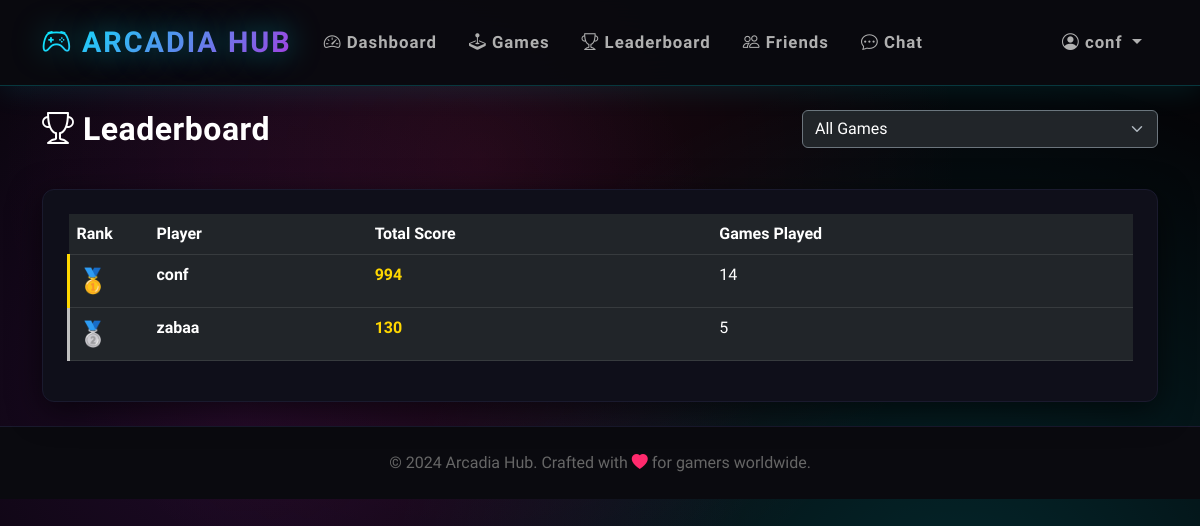
Page /leaderboard (signed in) on the committed database.
### models/models.py (models this page shows, shortened)
class User(db.Model):
    __tablename__ = 'users'
    user_id = db.Column(db.Integer, primary_key=True, autoincrement=True)
    username = db.Column(db.String(80), unique=True, nullable=False, index=True)
    email = db.Column(db.String(120), unique=True, nullable=False, index=True)
    password_hash = db.Column(db.String(256), nullable=False)
    created_at = db.Column(db.DateTime, default=datetime.utcnow)
    last_login = db.Column(db.DateTime, default=datetime.utcnow)
    streak = db.Column(db.Integer, default=0)
    coins = db.Column(db.Integer, default=100)
    xp = db.Column(db.Integer, default=0)
    player_level = db.Column(db.Integer, default=1)
    total_games_played = db.Column(db.Integer, default=0)
    total_score = db.Column(db.Integer, default=0)
    avatar_config = db.Column(db.Text, nullable=True)
    settings_config = db.Column(db.Text, default='{"theme": "dark", "sound": true}')
    is_online = db.Column(db.Boolean, default=False)
    last_seen = db.Column(db.DateTime, default=datetime.utcnow)
    scores = db.relationship('Score', backref='user', lazy='dynamic', cascade='all, delete-orphan')
    achievements = db.relationship('Achievement', backref='user', lazy='dynamic', cascade='all, delete-orphan')
    inventory = db.relationship('Inventory', backref='user', lazy='dynamic', cascade='all, delete-orphan')
    sent_messages = db.relationship('Message', foreign_keys='Message.sender_id', backref='sender', lazy='dynamic', cascade='all, delete-orphan')
    received_messages = db.relationship('Message', foreign_keys='Message.recipient_id', backref='recipient', lazy='dynamic', cascade='all, delete-orphan')
    friend_requests_sent = db.relationship('FriendRequest', foreign_keys='FriendRequest.sender_id', backref='sender', lazy='dynamic', cascade='all, delete-orphan')
    friend_requests_received = db.relationship('FriendRequest', foreign_keys='FriendRequest.recipient_id', backref='recipient', lazy='dynamic', cascade='all, delete-orphan')

### routes/main_routes.py (the view)
@main_bp.route('/leaderboard')
@login_required
def leaderboard():
    try:
        game_key = request.args.get('game')
        leaderboard_data = get_leaderboard(game_key=game_key, limit=50)
        games = get_all_games()
        return render_template('leaderboard.html',
                             leaderboard=leaderboard_data,
                             games=games,
                             current_game=game_key)
    except Exception as e:
        logger.error(f"Leaderboard error: {e}")
        flash('Error loading leaderboard', 'danger')
        return redirect(url_for('main.dashboard'))

### services/game_service.py (called while the page is built)
def get_leaderboard(game_key=None, limit=10):
    try:
        query = db.session.query(
            Score.user_id,
            User.username,
            db.func.sum(Score.score).label('total_score'),
            db.func.count(Score.score_id).label('games_played')
        ).join(User, Score.user_id == User.user_id)
        if game_key:
            query = query.filter(Score.game_key == game_key)
        leaderboard = query.group_by(Score.user_id, User.username)\
            .order_by(db.desc('total_score'))\
            .limit(limit)\
            .all()
        return leaderboard
    except Exception as e:
        logger.error(f"Error fetching leaderboard: {e}")
        return []

def get_all_games():
    try:
        games = Game.query.order_by(Game.play_count.desc()).all()
        return games
    except Exception as e:
        logger.error(f"Error fetching games: {e}")
        return []

### utils/helpers.py (called while the page is built)
def login_required(f):
    @wraps(f)
    def decorated_function(*args, **kwargs):
        if 'user_id' not in session:
            flash('Please log in to access this page', 'warning')
            return redirect(url_for('auth.login'))
        return f(*args, **kwargs)
    return decorated_function

### templates/leaderboard.html (shortened to what this page needs)
{% extends "base.html" %}
{% block content %}
<div class="row mb-4">
    <div class="col-md-8">
        <h2 class="text-white mb-3"><i class="bi bi-trophy"></i> Leaderboard</h2>
    </div>
    <div class="col-md-4">
        <select class="form-select bg-dark text-white border-secondary" id="gameFilter">
            <option value="">All Games</option>
        </select>
    </div>
</div>
{% if leaderboard %}
<div class="row">
    <div class="col-md-12">
        <div class="card p-4">
            <div class="table-responsive">
                <table class="table table-dark table-hover">
                    <thead>
                        <tr>
                            <th class="text-white" style="width: 80px;">Rank</th>
                            <th class="text-white">Player</th>
                            <th class="text-white">Total Score</th>
                            <th class="text-white">Games Played</th>
                        </tr>
                    </thead>
                    <tbody>
                        {% for player in leaderboard %}
                        <tr class="{% if loop.index <= 3 %}leaderboard-item{% endif %}">
                            <td class="text-white">
                                {% if loop.index == 1 %}
                                <span style="font-size: 1.5rem;">🥇</span>
                                {% elif loop.index == 2 %}
                                <span style="font-size: 1.5rem;">🥈</span>
                                {% elif loop.index == 3 %}
                                <span style="font-size: 1.5rem;">🥉</span>
                                {% else %}
                                <strong>#{{ loop.index }}</strong>
                                {% endif %}
                            </td>
                            <td class="text-white">
                                <strong>{{ player.username }}</strong>
                            </td>
                            <td class="text-white">
                                <strong style="color: #ffd700;">{{ player.total_score }}</strong>
                            </td>
                            <td class="text-white">{{ player.games_played }}</td>
                        </tr>
                        {% endfor %}
                    </tbody>
                </table>
            </div>
        </div>
    </div>
</div>
{% endif %}
{% endblock %}

### templates/base.html (shortened to what this page needs)
<!DOCTYPE html>
<html lang="en" data-bs-theme="dark">
<head>
    <link href="https://cdn.jsdelivr.net/npm/bootstrap@5.3.0/dist/css/bootstrap.min.css" rel="stylesheet">
    <link rel="stylesheet" href="https://cdn.jsdelivr.net/npm/bootstrap-icons@1.10.0/font/bootstrap-icons.css">
</head>
<body>
    <nav class="navbar navbar-expand-lg navbar-dark sticky-top">
        <div class="container">
            <a class="navbar-brand" href="{{ url_for('main.dashboard') }}">
                <i class="bi bi-controller"></i> ARCADIA HUB
            </a>
            {% if session.user_id %}
            <div class="collapse navbar-collapse" id="navbarNav">
                <ul class="navbar-nav me-auto">
                    <li class="nav-item">
                        <a class="nav-link" href="{{ url_for('main.dashboard') }}">
                            <i class="bi bi-speedometer2"></i> Dashboard
                        </a>
                    </li>
                    <li class="nav-item">
                        <a class="nav-link" href="{{ url_for('main.games') }}">
                            <i class="bi bi-joystick"></i> Games
                        </a>
                    </li>
                    <li class="nav-item">
                        <a class="nav-link" href="{{ url_for('main.leaderboard') }}">
                            <i class="bi bi-trophy"></i> Leaderboard
                        </a>
                    </li>
                    <li class="nav-item">
                        <a class="nav-link" href="{{ url_for('main.friends') }}">
                            <i class="bi bi-people"></i> Friends
                        </a>
                    </li>
                    <li class="nav-item">
                        <a class="nav-link" href="{{ url_for('main.chat') }}">
                            <i class="bi bi-chat-dots"></i> Chat
                        </a>
                    </li>
                </ul>
                <ul class="navbar-nav">
                    <li class="nav-item dropdown">
                        <a class="nav-link dropdown-toggle" href="#" role="button" data-bs-toggle="dropdown">
                            <i class="bi bi-person-circle"></i> {{ session.username }}
                        </a>
                    </li>
                </ul>
            </div>
            {% endif %}
        </div>
    </nav>
    <main class="py-4">
        <div class="container">
            {% block content %}{% endblock %}
        </div>
    </main>
    <footer class="py-4 mt-auto">
        <div class="container text-center">
            <p class="mb-0" style="color: #666;">
                &copy; 2024 Arcadia Hub. Crafted with <i class="bi bi-heart-fill" style="color: var(--neon-pink);"></i> for gamers worldwide.
            </p>
        </div>
    </footer>
</body>
</html>

### templates/base.html (style rules this page uses)
* { margin: 0; padding: 0; box-sizing: border-box; }
:root { --neon-blue: #00f3ff; --neon-purple: #b829dd; --neon-pink: #ff2a6d; --neon-green: #05ffa1; --dark-bg: #0a0a0f; --darker-bg: #050508; --card-bg: #0f0f1a; --card-border: #1a1a2e; }
body { min-height: 100vh; background: var(--darker-bg); font-family: 'Rajdhani', sans-serif; color: #e0e0e0; overflow-x: hidden; }
body::before { content: ''; position: fixed; top: 0; left: 0; width: 100%; height: 100%; background: radial-gradient(circle at 20% 50%, rgba(184, 41, 221, 0.15) 0%, transparent 50%), radial-gradient(circle at 80% 80%, rgba(0, 243, 255, 0.15) 0%, transparent 50%), radial-gradient(circle at 40% 20%, rgba(255, 42, 109, 0.1) 0%, transparent 50%); pointer-events: none; z-index: -1; }
.navbar { background: rgba(10, 10, 15, 0.95) !important; backdrop-filter: blur(20px); border-bottom: 1px solid rgba(0, 243, 255, 0.2); box-shadow: 0 4px 30px rgba(0, 243, 255, 0.1); padding: 1rem 0; }
.navbar-brand { font-family: 'Orbitron', sans-serif; font-weight: 900; font-size: 1.8rem; background: linear-gradient(135deg, var(--neon-blue), var(--neon-purple)); -webkit-background-clip: text; -webkit-text-fill-color: transparent; background-clip: text; text-shadow: 0 0 30px rgba(0, 243, 255, 0.5); letter-spacing: 2px; }
.nav-link { font-weight: 600; font-size: 1.05rem; letter-spacing: 1px; color: #b0b0b0 !important; transition: all 0.3s ease; position: relative; padding: 0.5rem 1rem !important; }
.nav-link::before { content: ''; position: absolute; bottom: 0; left: 50%; transform: translateX(-50%); width: 0; height: 2px; background: linear-gradient(90deg, var(--neon-blue), var(--neon-purple)); transition: width 0.3s ease; }
.card { background: var(--card-bg) !important; border: 1px solid var(--card-border) !important; border-radius: 12px; box-shadow: 0 8px 32px rgba(0, 0, 0, 0.6); transition: all 0.3s ease; position: relative; overflow: hidden; }
.card::before { content: ''; position: absolute; top: 0; left: 0; right: 0; height: 2px; background: linear-gradient(90deg, transparent, var(--neon-blue), var(--neon-purple), transparent); opacity: 0; transition: opacity 0.3s ease; }
.leaderboard-item:nth-child(1) { background: linear-gradient(135deg, rgba(255, 215, 0, 0.15), rgba(255, 193, 7, 0.05)); border-left: 3px solid #ffd700; }
.leaderboard-item:nth-child(2) { background: linear-gradient(135deg, rgba(192, 192, 192, 0.15), rgba(169, 169, 169, 0.05)); border-left: 3px solid #c0c0c0; }
footer { background: var(--dark-bg); border-top: 1px solid var(--card-border); }
h1, h2, h3, h4, h5, h6 { font-family: 'Rajdhani', sans-serif; font-weight: 700; letter-spacing: 0.5px; }

### rows in the picture
User: username "conf", total_score "994", games_played "14"
User: username "zabaa", total_score "130", games_played "5"
